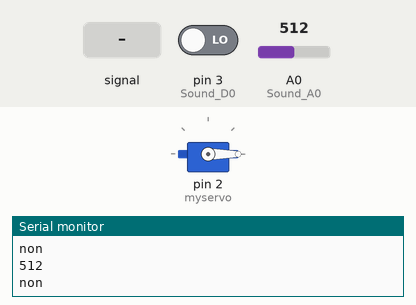
The sketch below on a simulated Arduino Uno, built with avr-gcc and run on an emulated ATmega328P. Shown: servo, the last lines printed to the serial monitor. Inputs (shaded band) come from the test bench; at power-on: A0 (Sound_A0) = 512, pin 3 (Sound_D0) LOW.

Above: at 1.8 s.
1.9 s: A0 (Sound_A0) fed a 200 Hz sine of ±255 counts around its level
At 2.7 s:
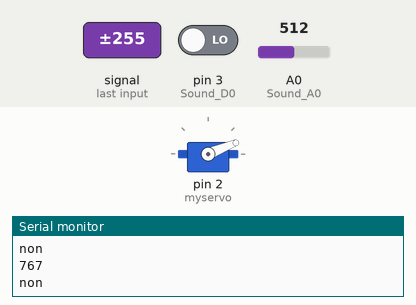
4.5 s: A0 (Sound_A0) set to 69
6.5 s: A0 (Sound_A0) set to 60
At 7.8 s:
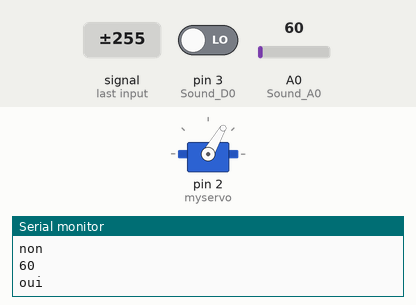
9.5 s: A0 (Sound_A0) set to 122
At 11.2 s:
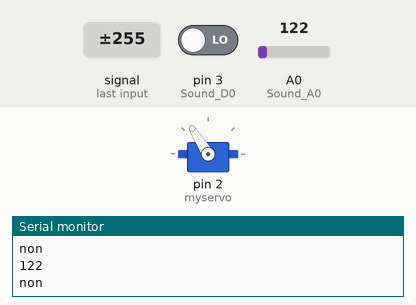
11.5 s: A0 (Sound_A0) fed a 200 Hz sine of ±81 counts around its level
At 14.5 s:
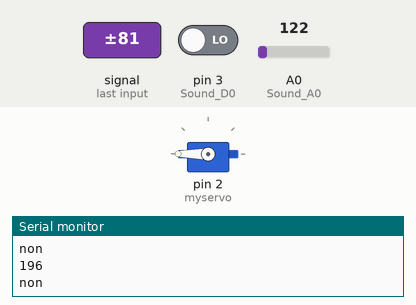
15.5 s: A0 (Sound_A0) set to 56
Timing chart, 0 to 18.5 s (numbered marks = the images above; inputs shaded):
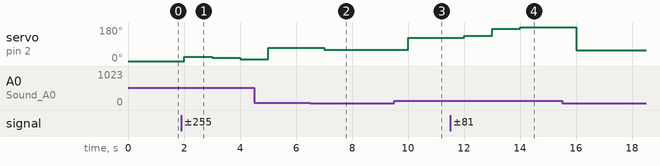

Measured:
- the behaviour switches between 66 and 65 on A0 (Sound_A0) (found by bisection; images 1 and 2)
- after the input at 1.9 s, servo on pin 2 (myservo): 0° → 22° after 0.10 s, → 18° 1.0 s later, → 9° 1.0 s later
- after the input at 6.5 s, servo on pin 2 (myservo): 69° → 60° after 0.50 s
- after the input at 9.5 s, servo on pin 2 (myservo): 60° → 122° after 0.50 s
- after the input at 11.5 s, servo on pin 2 (myservo): 122° → 133° after 0.51 s, → 171° 1.0 s later, → 180° 1.0 s later

The sketch:

projet3_capteurdesonetservomoteur.ino
```cpp
#include <Servo.h>
#define Sound_D0 3
#define Sound_A0 A0
Servo myservo ;
void setup() {
  // put your setup code here, to run once:
  Serial.begin(9600);
  pinMode(Sound_D0,INPUT);
  myservo.attach(2);

}

void loop() {
  int sound_In =analogRead(Sound_A0);//0-1023
  Serial.println(sound_In);
  int seuil=digitalRead(Sound_D0);
  if (sound_In <66){
    Serial.println("oui");

  }
  else{
    Serial.println("non");
  }
  myservo.write(sound_In);
  // put your main code here, to run repeatedly:
  delay(1000);
}
```
